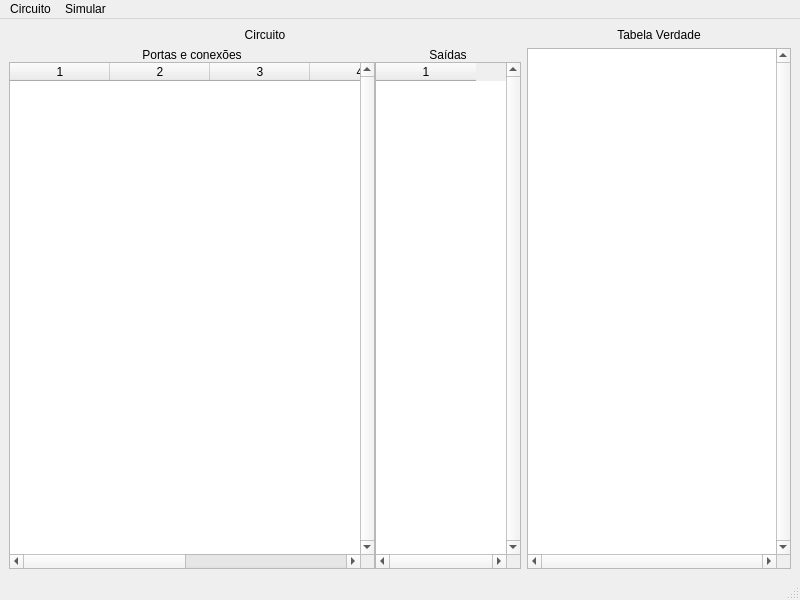
<?xml version="1.0" encoding="UTF-8"?>
<ui version="4.0">
 <class>MainCircuito</class>
 <widget class="QMainWindow" name="MainCircuito">
  <property name="geometry">
   <rect>
    <x>0</x>
    <y>0</y>
    <width>800</width>
    <height>600</height>
   </rect>
  </property>
  <property name="windowTitle">
   <string>Simulador de Circuitos Digitais</string>
  </property>
  <widget class="QWidget" name="centralwidget">
   <layout class="QHBoxLayout" name="horizontalLayout_2">
    <item>
     <layout class="QVBoxLayout" name="verticalLayout_4">
      <item>
       <widget class="QLabel" name="lbcircuito">
        <property name="layoutDirection">
         <enum>Qt::LeftToRight</enum>
        </property>
        <property name="text">
         <string>Circuito</string>
        </property>
        <property name="alignment">
         <set>Qt::AlignCenter</set>
        </property>
       </widget>
      </item>
      <item>
       <layout class="QHBoxLayout" name="horizontalLayout" stretch="5,2">
        <property name="spacing">
         <number>0</number>
        </property>
        <item>
         <layout class="QVBoxLayout" name="verticalLayout">
          <item>
           <widget class="QLabel" name="lbportas">
            <property name="text">
             <string>Portas e conexões</string>
            </property>
            <property name="alignment">
             <set>Qt::AlignCenter</set>
            </property>
           </widget>
          </item>
          <item>
           <widget class="QTableWidget" name="Portas">
            <property name="verticalScrollBarPolicy">
             <enum>Qt::ScrollBarAlwaysOn</enum>
            </property>
            <property name="horizontalScrollBarPolicy">
             <enum>Qt::ScrollBarAsNeeded</enum>
            </property>
            <property name="tabKeyNavigation">
             <bool>false</bool>
            </property>
            <property name="selectionMode">
             <enum>QAbstractItemView::SingleSelection</enum>
            </property>
            <property name="selectionBehavior">
             <enum>QAbstractItemView::SelectRows</enum>
            </property>
            <property name="columnCount">
             <number>6</number>
            </property>
            <attribute name="verticalHeaderVisible">
             <bool>true</bool>
            </attribute>
            <column/>
            <column/>
            <column/>
            <column/>
            <column/>
            <column/>
           </widget>
          </item>
         </layout>
        </item>
        <item>
         <layout class="QVBoxLayout" name="verticalLayout_2">
          <item>
           <widget class="QLabel" name="lbsaidas">
            <property name="text">
             <string>Saídas</string>
            </property>
            <property name="alignment">
             <set>Qt::AlignCenter</set>
            </property>
           </widget>
          </item>
          <item>
           <widget class="QTableWidget" name="Saidas">
            <property name="verticalScrollBarPolicy">
             <enum>Qt::ScrollBarAlwaysOn</enum>
            </property>
            <property name="horizontalScrollBarPolicy">
             <enum>Qt::ScrollBarAlwaysOn</enum>
            </property>
            <property name="tabKeyNavigation">
             <bool>false</bool>
            </property>
            <property name="selectionMode">
             <enum>QAbstractItemView::SingleSelection</enum>
            </property>
            <property name="selectionBehavior">
             <enum>QAbstractItemView::SelectRows</enum>
            </property>
            <property name="columnCount">
             <number>1</number>
            </property>
            <column/>
           </widget>
          </item>
         </layout>
        </item>
       </layout>
      </item>
     </layout>
    </item>
    <item>
     <layout class="QVBoxLayout" name="verticalLayout_3">
      <item>
       <widget class="QLabel" name="lbtabela">
        <property name="text">
         <string>Tabela Verdade</string>
        </property>
        <property name="alignment">
         <set>Qt::AlignCenter</set>
        </property>
       </widget>
      </item>
      <item>
       <widget class="QTableWidget" name="tabelaverdade">
        <property name="verticalScrollBarPolicy">
         <enum>Qt::ScrollBarAlwaysOn</enum>
        </property>
        <property name="horizontalScrollBarPolicy">
         <enum>Qt::ScrollBarAlwaysOn</enum>
        </property>
        <property name="tabKeyNavigation">
         <bool>false</bool>
        </property>
        <property name="selectionMode">
         <enum>QAbstractItemView::SingleSelection</enum>
        </property>
        <property name="selectionBehavior">
         <enum>QAbstractItemView::SelectRows</enum>
        </property>
        <property name="columnCount">
         <number>2</number>
        </property>
        <attribute name="horizontalHeaderVisible">
         <bool>false</bool>
        </attribute>
        <attribute name="horizontalHeaderHighlightSections">
         <bool>true</bool>
        </attribute>
        <attribute name="verticalHeaderVisible">
         <bool>false</bool>
        </attribute>
        <column/>
        <column/>
       </widget>
      </item>
     </layout>
    </item>
   </layout>
  </widget>
  <widget class="QMenuBar" name="menubar">
   <property name="geometry">
    <rect>
     <x>0</x>
     <y>0</y>
     <width>800</width>
     <height>21</height>
    </rect>
   </property>
   <widget class="QMenu" name="menuCircuito">
    <property name="title">
     <string>Circuito</string>
    </property>
    <addaction name="actionNovo"/>
    <addaction name="actionLer"/>
    <addaction name="actionSalvar"/>
   </widget>
   <widget class="QMenu" name="menuSimular">
    <property name="title">
     <string>Simular</string>
    </property>
    <addaction name="actionGerar_Tabela"/>
   </widget>
   <addaction name="menuCircuito"/>
   <addaction name="menuSimular"/>
  </widget>
  <widget class="QStatusBar" name="statusbar"/>
  <action name="actionNovo">
   <property name="text">
    <string>Novo...</string>
   </property>
  </action>
  <action name="actionLer">
   <property name="text">
    <string>Ler...</string>
   </property>
  </action>
  <action name="actionSalvar">
   <property name="text">
    <string>Salvar...</string>
   </property>
  </action>
  <action name="actionGerar_Tabela">
   <property name="text">
    <string>Gerar Tabela...</string>
   </property>
  </action>
 </widget>
 <resources/>
 <connections/>
</ui>
